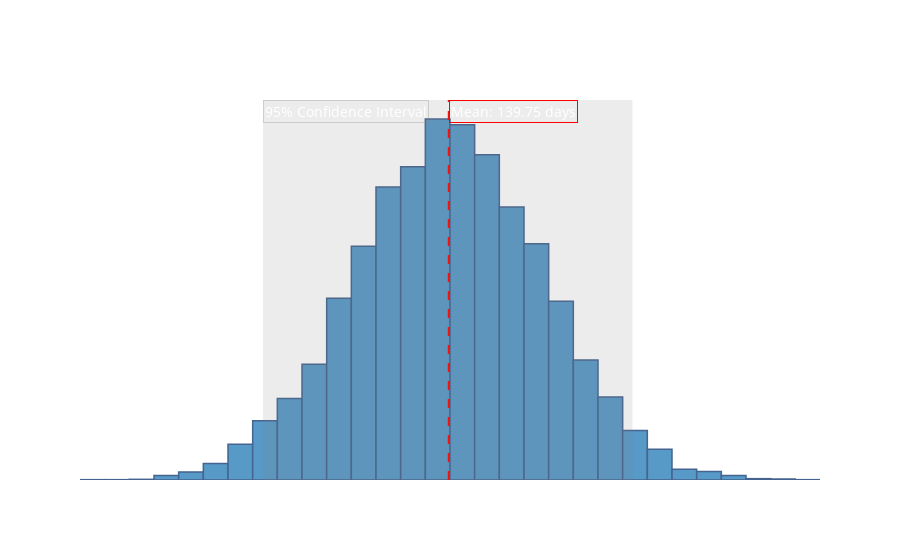
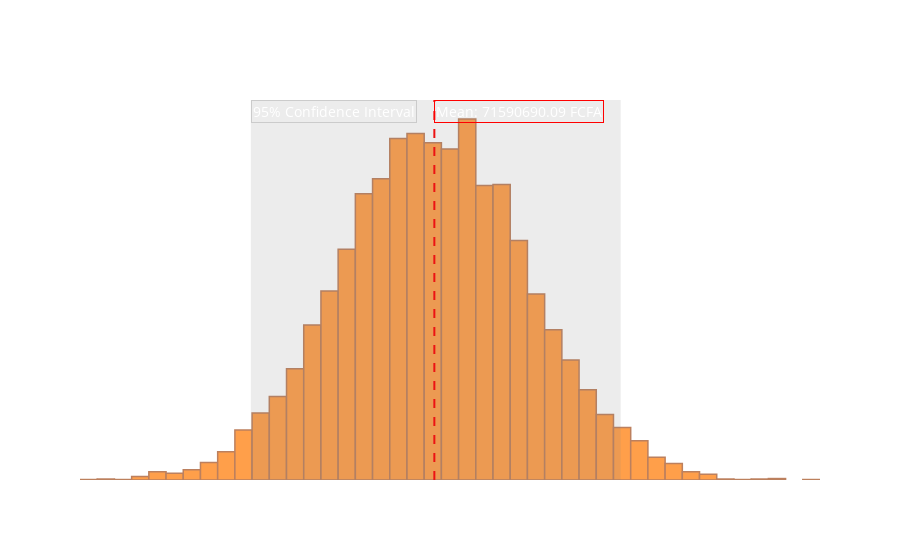
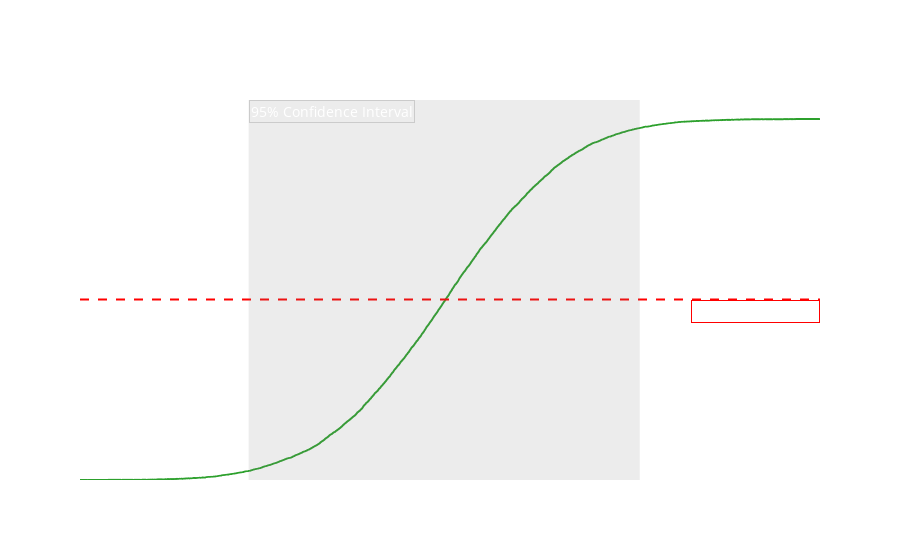
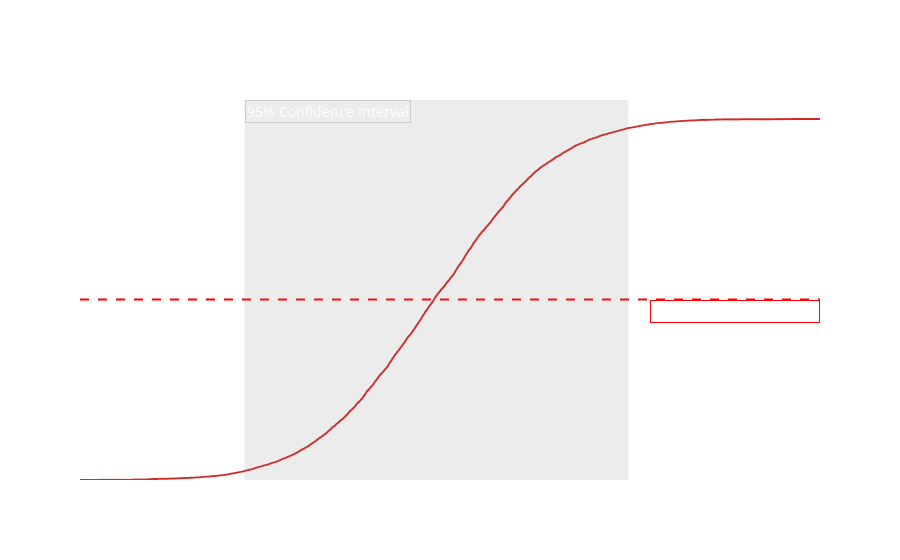

The notebook cell these images were saved under, in order:
### Code cell
# Plotting results and saving them
fig1 = px.histogram(results_df, x='Total Duration', nbins=50, title='Total Duration Distributions')
fig1.update_traces(marker_color='rgb(31, 119, 180)', opacity=0.75, marker_line_color='rgb(8,48,107)', marker_line_width=1.5)
fig1.update_layout(plot_bgcolor='rgba(0,0,0,0)', paper_bgcolor='rgba(0,0,0,0)', xaxis_title='Total Duration (days)', yaxis_title='Frequency')
fig1.update_xaxes(showgrid=False)
fig1.update_yaxes(showgrid=False)
fig1.update_layout(title_font=dict(size=20), font=dict(color='white'))  
fig1.add_vline(x=mean_duration, line_dash='dash', line_color='red',
               annotation_text=f'Mean: {mean_duration:.2f} days',
               annotation_position="top right", annotation_font=dict(size=14), annotation_bgcolor='rgba(0,0,0,0)', annotation_bordercolor='red')
fig1.add_vrect(x0=confidence_interval_duration[0], x1=confidence_interval_duration[1], line_width=0,
               fillcolor='rgba(128, 128, 128, 0.3)', opacity=0.5,
               annotation_text='95% Confidence Interval', annotation_position="top left",
               annotation_font=dict(size=14), annotation_bgcolor='rgba(0,0,0,0)', annotation_bordercolor='rgba(128, 128, 128, 0.3)')

fig2 = px.histogram(results_df, x='Total Cost FCFA', nbins=50, title='Total Cost Distributions in FCFA')
fig2.update_traces(marker_color='rgb(255, 127, 14)', opacity=0.75, marker_line_color='rgb(166, 86, 40)', marker_line_width=1.5)
fig2.update_layout(plot_bgcolor='rgba(0,0,0,0)', paper_bgcolor='rgba(0,0,0,0)', xaxis_title='Total Cost (FCFA)', yaxis_title='Frequency')
fig2.update_xaxes(showgrid=False)
fig2.update_yaxes(showgrid=False)
fig2.update_layout(title_font=dict(size=20), font=dict(color='white'))
fig2.add_vline(x=mean_cost, line_dash='dash', line_color='red',
               annotation_text=f'Mean: {mean_cost:.2f} FCFA',
               annotation_position="top right", annotation_font=dict(size=14), annotation_bgcolor='rgba(0,0,0,0)', annotation_bordercolor='red')
fig2.add_vrect(x0=confidence_interval_cost[0], x1=confidence_interval_cost[1], line_width=0,
               fillcolor='rgba(128, 128, 128, 0.3)', opacity=0.5,
               annotation_text='95% Confidence Interval', annotation_position="top left",
               annotation_font=dict(size=14), annotation_bgcolor='rgba(0,0,0,0)', annotation_bordercolor='rgba(128, 128, 128, 0.3)')

fig3 = px.ecdf(results_df, x='Total Duration', title='Cumulative Distribution of Total Durations')
fig3.update_traces(line=dict(color='rgb(44, 160, 44)', width=2), marker=dict(size=3))
fig3.update_layout(plot_bgcolor='rgba(0,0,0,0)', paper_bgcolor='rgba(0,0,0,0)', xaxis_title='Total Duration (days)', yaxis_title='Cumulative Probability')
fig3.update_xaxes(showgrid=False)
fig3.update_yaxes(showgrid=False)
fig3.update_layout(title_font=dict(size=20), font=dict(color='white'))
fig3.add_hline(y=0.5, line_dash='dash', line_color='red',
               annotation_text=f'Mean: {mean_duration:.2f} days',
               annotation_position="bottom right", annotation_font=dict(size=14), annotation_bgcolor='rgba(0,0,0,0)', annotation_bordercolor='red')
fig3.add_vrect(x0=confidence_interval_duration[0], x1=confidence_interval_duration[1], line_width=0,
               fillcolor='rgba(128, 128, 128, 0.3)', opacity=0.5,
               annotation_text='95% Confidence Interval', annotation_position="top left",
               annotation_font=dict(size=14), annotation_bgcolor='rgba(0,0,0,0)', annotation_bordercolor='rgba(128, 128, 128, 0.3)')

fig4 = px.ecdf(results_df, x='Total Cost FCFA', title='Cumulative Distribution of Total Costs in FCFA')
fig4.update_traces(line=dict(color='rgb(214, 39, 40)', width=2), marker=dict(size=3))
fig4.update_layout(plot_bgcolor='rgba(0,0,0,0)', paper_bgcolor='rgba(0,0,0,0)', xaxis_title='Total Cost (FCFA)', yaxis_title='Cumulative Probability')
fig4.update_xaxes(showgrid=False)
fig4.update_yaxes(showgrid=False)
fig4.update_layout(title_font=dict(size=20), font=dict(color='white'))

fig4.add_hline(y=0.5, line_dash='dash', line_color='red',
               annotation_text=f'Mean: {mean_cost:.2f} FCFA',
               annotation_position="bottom right", annotation_font=dict(size=14), annotation_bgcolor='rgba(0,0,0,0)', annotation_bordercolor='red')
fig4.add_vrect(x0=confidence_interval_cost[0], x1=confidence_interval_cost[1], line_width=0,
               fillcolor='rgba(128, 128, 128, 0.3)', opacity=0.5,
               annotation_text='95% Confidence Interval', annotation_position="top left",
               annotation_font=dict(size=14), annotation_bgcolor='rgba(0,0,0,0)', annotation_bordercolor='rgba(128, 128, 128, 0.3)')

fig1.show()
fig2.show()
fig3.show()
fig4.show()

### Figure 1 — Plotly figure (JSON) as saved in the notebook; plotly's stock layout.template omitted (floating-point values rounded to 4 significant figures; data arrays with more than 128 entries replaced by an {"elided": "..."} marker saying what was removed)
{"data": [{"alignmentgroup": "True", "bingroup": "x", "hovertemplate": "Total Duration=%{x}<br>count=%{y}<extra></extra>", "legendgroup": "", "marker": {"color": "rgb(31, 119, 180)", "line": {"color": "rgb(8,48,107)", "width": 1.5}, "pattern": {"shape": ""}}, "name": "", "nbinsx": 50, "offsetgroup": "", "opacity": 0.75, "orientation": "v", "showlegend": false, "type": "histogram", "x": {"elided": "10000 float values"}, "xaxis": "x", "yaxis": "y"}], "layout": {"annotations": [{"bgcolor": "rgba(0,0,0,0)", "bordercolor": "red", "font": {"size": 14}, "showarrow": false, "text": "Mean: 139.75 days", "x": 139.8, "xanchor": "left", "xref": "x", "y": 1, "yanchor": "top", "yref": "y domain"}, {"bgcolor": "rgba(0,0,0,0)", "bordercolor": "rgba(128, 128, 128, 0.3)", "font": {"size": 14}, "showarrow": false, "text": "95% Confidence Interval", "x": 102.1, "xanchor": "left", "xref": "x", "y": 1, "yanchor": "top", "yref": "y domain"}], "barmode": "relative", "font": {"color": "white"}, "legend": {"tracegroupgap": 0}, "paper_bgcolor": "rgba(0,0,0,0)", "plot_bgcolor": "rgba(0,0,0,0)", "shapes": [{"line": {"color": "red", "dash": "dash"}, "type": "line", "x0": 139.8, "x1": 139.8, "xref": "x", "y0": 0, "y1": 1, "yref": "y domain"}, {"fillcolor": "rgba(128, 128, 128, 0.3)", "line": {"width": 0}, "opacity": 0.5, "type": "rect", "x0": 102.1, "x1": 177.0, "xref": "x", "y0": 0, "y1": 1, "yref": "y domain"}], "title": {"font": {"size": 20}, "text": "Total Duration Distributions"}, "xaxis": {"anchor": "y", "domain": [0, 1], "showgrid": false, "title": {"text": "Total Duration (days)"}}, "yaxis": {"anchor": "x", "domain": [0, 1], "showgrid": false, "title": {"text": "Frequency"}}}}

### Figure 2 — Plotly figure (JSON) as saved in the notebook; plotly's stock layout.template omitted (floating-point values rounded to 4 significant figures; data arrays with more than 128 entries replaced by an {"elided": "..."} marker saying what was removed)
{"data": [{"alignmentgroup": "True", "bingroup": "x", "hovertemplate": "Total Cost FCFA=%{x}<br>count=%{y}<extra></extra>", "legendgroup": "", "marker": {"color": "rgb(255, 127, 14)", "line": {"color": "rgb(166, 86, 40)", "width": 1.5}, "pattern": {"shape": ""}}, "name": "", "nbinsx": 50, "offsetgroup": "", "opacity": 0.75, "orientation": "v", "showlegend": false, "type": "histogram", "x": {"elided": "10000 float values"}, "xaxis": "x", "yaxis": "y"}], "layout": {"annotations": [{"bgcolor": "rgba(0,0,0,0)", "bordercolor": "red", "font": {"size": 14}, "showarrow": false, "text": "Mean: 71590690.09 FCFA", "x": 71590000.0, "xanchor": "left", "xref": "x", "y": 1, "yanchor": "top", "yref": "y domain"}, {"bgcolor": "rgba(0,0,0,0)", "bordercolor": "rgba(128, 128, 128, 0.3)", "font": {"size": 14}, "showarrow": false, "text": "95% Confidence Interval", "x": 60930000.0, "xanchor": "left", "xref": "x", "y": 1, "yanchor": "top", "yref": "y domain"}], "barmode": "relative", "font": {"color": "white"}, "legend": {"tracegroupgap": 0}, "paper_bgcolor": "rgba(0,0,0,0)", "plot_bgcolor": "rgba(0,0,0,0)", "shapes": [{"line": {"color": "red", "dash": "dash"}, "type": "line", "x0": 71590000.0, "x1": 71590000.0, "xref": "x", "y0": 0, "y1": 1, "yref": "y domain"}, {"fillcolor": "rgba(128, 128, 128, 0.3)", "line": {"width": 0}, "opacity": 0.5, "type": "rect", "x0": 60930000.0, "x1": 82420000.0, "xref": "x", "y0": 0, "y1": 1, "yref": "y domain"}], "title": {"font": {"size": 20}, "text": "Total Cost Distributions in FCFA"}, "xaxis": {"anchor": "y", "domain": [0, 1], "showgrid": false, "title": {"text": "Total Cost (FCFA)"}}, "yaxis": {"anchor": "x", "domain": [0, 1], "showgrid": false, "title": {"text": "Frequency"}}}}

### Figure 3 — Plotly figure (JSON) as saved in the notebook; plotly's stock layout.template omitted (floating-point values rounded to 4 significant figures; data arrays with more than 128 entries replaced by an {"elided": "..."} marker saying what was removed)
{"data": [{"hovertemplate": "Total Duration=%{x}<br>probability=%{y}<extra></extra>", "legendgroup": "", "line": {"color": "rgb(44, 160, 44)", "dash": "solid", "shape": "hv", "width": 2}, "marker": {"color": "#636efa", "size": 3, "symbol": "circle"}, "mode": "lines", "name": "", "showlegend": false, "type": "scattergl", "x": {"elided": "10000 float values"}, "xaxis": "x", "y": {"elided": "10000 float values"}, "yaxis": "y"}], "layout": {"annotations": [{"bgcolor": "rgba(0,0,0,0)", "bordercolor": "red", "font": {"size": 14}, "showarrow": false, "text": "Mean: 139.75 days", "x": 1, "xanchor": "right", "xref": "x domain", "y": 0.5, "yanchor": "top", "yref": "y"}, {"bgcolor": "rgba(0,0,0,0)", "bordercolor": "rgba(128, 128, 128, 0.3)", "font": {"size": 14}, "showarrow": false, "text": "95% Confidence Interval", "x": 102.1, "xanchor": "left", "xref": "x", "y": 1, "yanchor": "top", "yref": "y domain"}], "font": {"color": "white"}, "legend": {"tracegroupgap": 0}, "paper_bgcolor": "rgba(0,0,0,0)", "plot_bgcolor": "rgba(0,0,0,0)", "shapes": [{"line": {"color": "red", "dash": "dash"}, "type": "line", "x0": 0, "x1": 1, "xref": "x domain", "y0": 0.5, "y1": 0.5, "yref": "y"}, {"fillcolor": "rgba(128, 128, 128, 0.3)", "line": {"width": 0}, "opacity": 0.5, "type": "rect", "x0": 102.1, "x1": 177.0, "xref": "x", "y0": 0, "y1": 1, "yref": "y domain"}], "title": {"font": {"size": 20}, "text": "Cumulative Distribution of Total Durations"}, "xaxis": {"anchor": "y", "domain": [0, 1], "showgrid": false, "title": {"text": "Total Duration (days)"}}, "yaxis": {"anchor": "x", "domain": [0, 1], "rangemode": "tozero", "showgrid": false, "title": {"text": "Cumulative Probability"}}}}

### Figure 4 — Plotly figure (JSON) as saved in the notebook; plotly's stock layout.template omitted (floating-point values rounded to 4 significant figures; data arrays with more than 128 entries replaced by an {"elided": "..."} marker saying what was removed)
{"data": [{"hovertemplate": "Total Cost FCFA=%{x}<br>probability=%{y}<extra></extra>", "legendgroup": "", "line": {"color": "rgb(214, 39, 40)", "dash": "solid", "shape": "hv", "width": 2}, "marker": {"color": "#636efa", "size": 3, "symbol": "circle"}, "mode": "lines", "name": "", "showlegend": false, "type": "scattergl", "x": {"elided": "10000 float values"}, "xaxis": "x", "y": {"elided": "10000 float values"}, "yaxis": "y"}], "layout": {"annotations": [{"bgcolor": "rgba(0,0,0,0)", "bordercolor": "red", "font": {"size": 14}, "showarrow": false, "text": "Mean: 71590690.09 FCFA", "x": 1, "xanchor": "right", "xref": "x domain", "y": 0.5, "yanchor": "top", "yref": "y"}, {"bgcolor": "rgba(0,0,0,0)", "bordercolor": "rgba(128, 128, 128, 0.3)", "font": {"size": 14}, "showarrow": false, "text": "95% Confidence Interval", "x": 60930000.0, "xanchor": "left", "xref": "x", "y": 1, "yanchor": "top", "yref": "y domain"}], "font": {"color": "white"}, "legend": {"tracegroupgap": 0}, "paper_bgcolor": "rgba(0,0,0,0)", "plot_bgcolor": "rgba(0,0,0,0)", "shapes": [{"line": {"color": "red", "dash": "dash"}, "type": "line", "x0": 0, "x1": 1, "xref": "x domain", "y0": 0.5, "y1": 0.5, "yref": "y"}, {"fillcolor": "rgba(128, 128, 128, 0.3)", "line": {"width": 0}, "opacity": 0.5, "type": "rect", "x0": 60930000.0, "x1": 82420000.0, "xref": "x", "y0": 0, "y1": 1, "yref": "y domain"}], "title": {"font": {"size": 20}, "text": "Cumulative Distribution of Total Costs in FCFA"}, "xaxis": {"anchor": "y", "domain": [0, 1], "showgrid": false, "title": {"text": "Total Cost (FCFA)"}}, "yaxis": {"anchor": "x", "domain": [0, 1], "rangemode": "tozero", "showgrid": false, "title": {"text": "Cumulative Probability"}}}}
